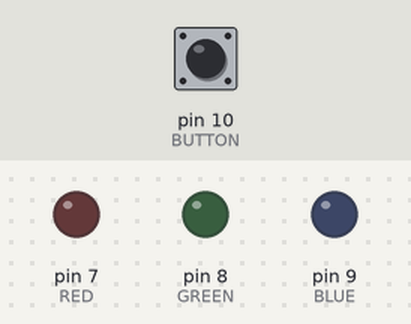
Simulated run of this sketch. Board: Arduino Uno, built with avr-gcc and run on an emulated ATmega328P. Parts: output pins drawn as LEDs (lit = HIGH). The inputs (shaded band) are chosen by the test bench; at power-on: pin 10 (BUTTON) HIGH.

Above: at 1.2 s.
1.3 s: pin 10 (BUTTON) pulsed LOW 5 times (0.12 s each, 0.3 s apart)
At 4.8 s:
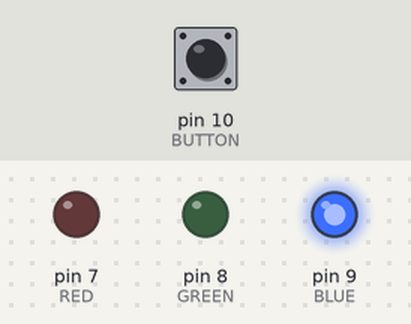
5.8 s: pin 10 (BUTTON) pulled LOW for 0.15 s
At 7.1 s:
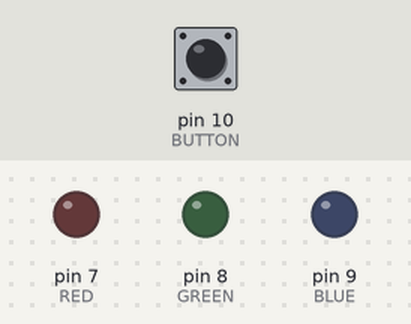
Timing chart, 0 to 8.8 s (numbered marks = the images above; inputs shaded):
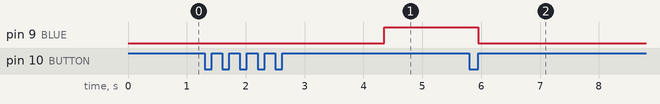

Measured:
- after the input at 1.3 s, pin 9 (BLUE): LOW → HIGH after 3.1 s
- after the input at 5.8 s, pin 9 (BLUE): HIGH → LOW after 0.15 s

The sketch:

code.ino
```cpp
#define RED 7
#define GREEN 8
#define BLUE 9
#define BUTTON 10

bool toggleActive = false;
bool lightOn = false;

int current = RED;
bool isOff = false;
float timer = 0;

int lastFrame = millis();

void setup() {
  Serial.begin(9600);

  pinMode(RED, OUTPUT);
  pinMode(GREEN, OUTPUT);
  pinMode(BLUE, OUTPUT);
  pinMode(BUTTON, INPUT_PULLUP);

  digitalWrite(RED, HIGH);
  digitalWrite(GREEN, HIGH);
  digitalWrite(BLUE, HIGH);

  analogWrite(RED, 0);
  analogWrite(GREEN, 0);
  analogWrite(BLUE, 0);
}

void loop() {
  handleButtonClick();

  if (!lightOn) {
    disableAllLights();
    return;
  }

  int deltaTime = millis() - lastFrame;
  lastFrame = millis();

  timer += deltaTime;
  if (timer < 1000) {
    return;
  }

  timer = 0;

  if (!isOff) {
    disableAllLights();
    isOff = true;

    return;
  }

  int target = RED;

  switch(current) {
    case RED:
      target = BLUE;
      break;

    case BLUE:
      target = GREEN;
      break;
  }

  analogWrite(current, 0);
  analogWrite(target, 255);

  current = target;
  isOff = false;
}

void handleButtonClick() {
  if (digitalRead(BUTTON) == LOW) {
    if (!toggleActive) {
      toggleActive = true;
    }
  } else if (toggleActive) {
    lightOn = !lightOn;
    toggleActive = false;
  }
}

void disableAllLights() {
  analogWrite(RED, 0);
  analogWrite(BLUE, 0);
  analogWrite(GREEN, 0);
}
```
